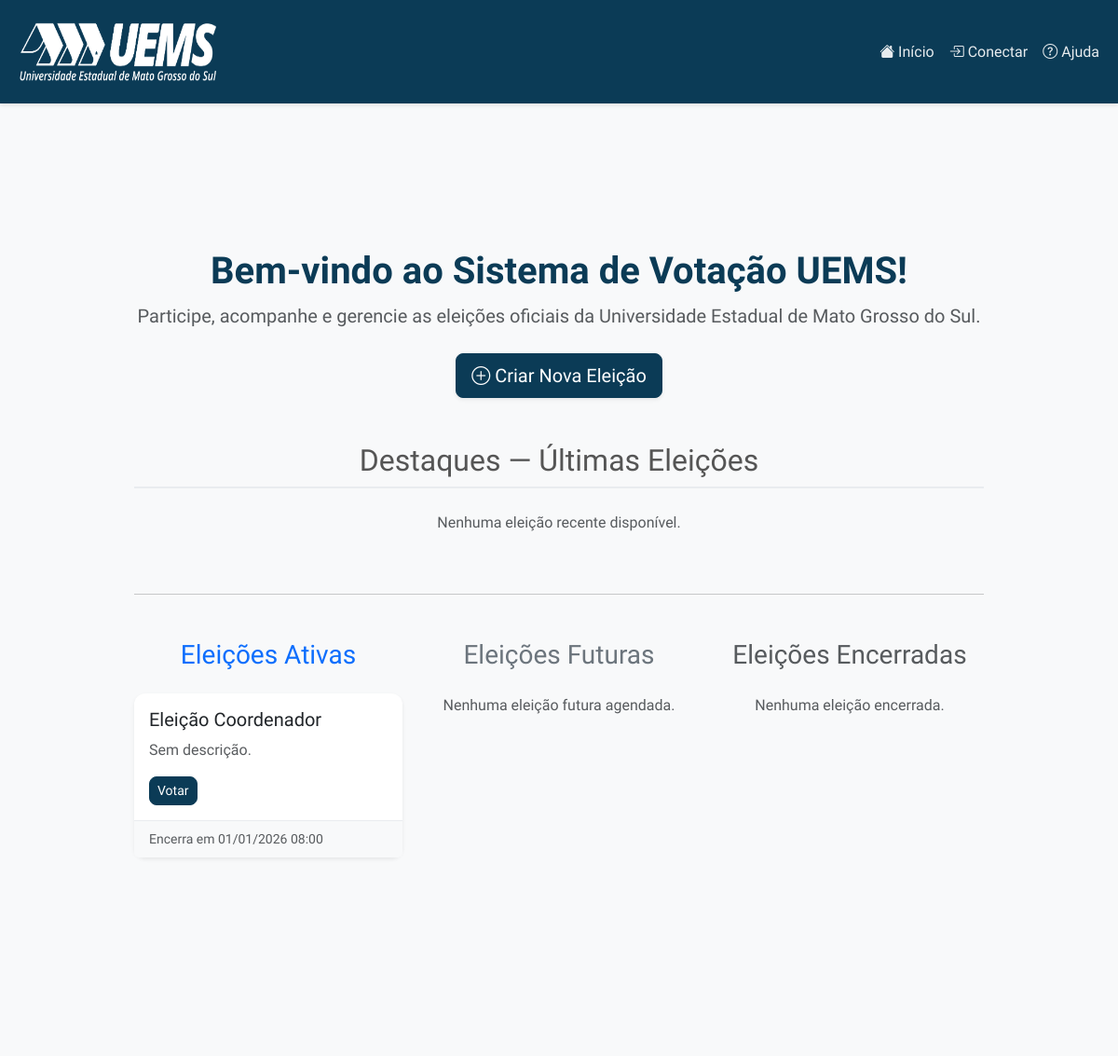
/ (upper part), run on an earlier commit of the app's database.
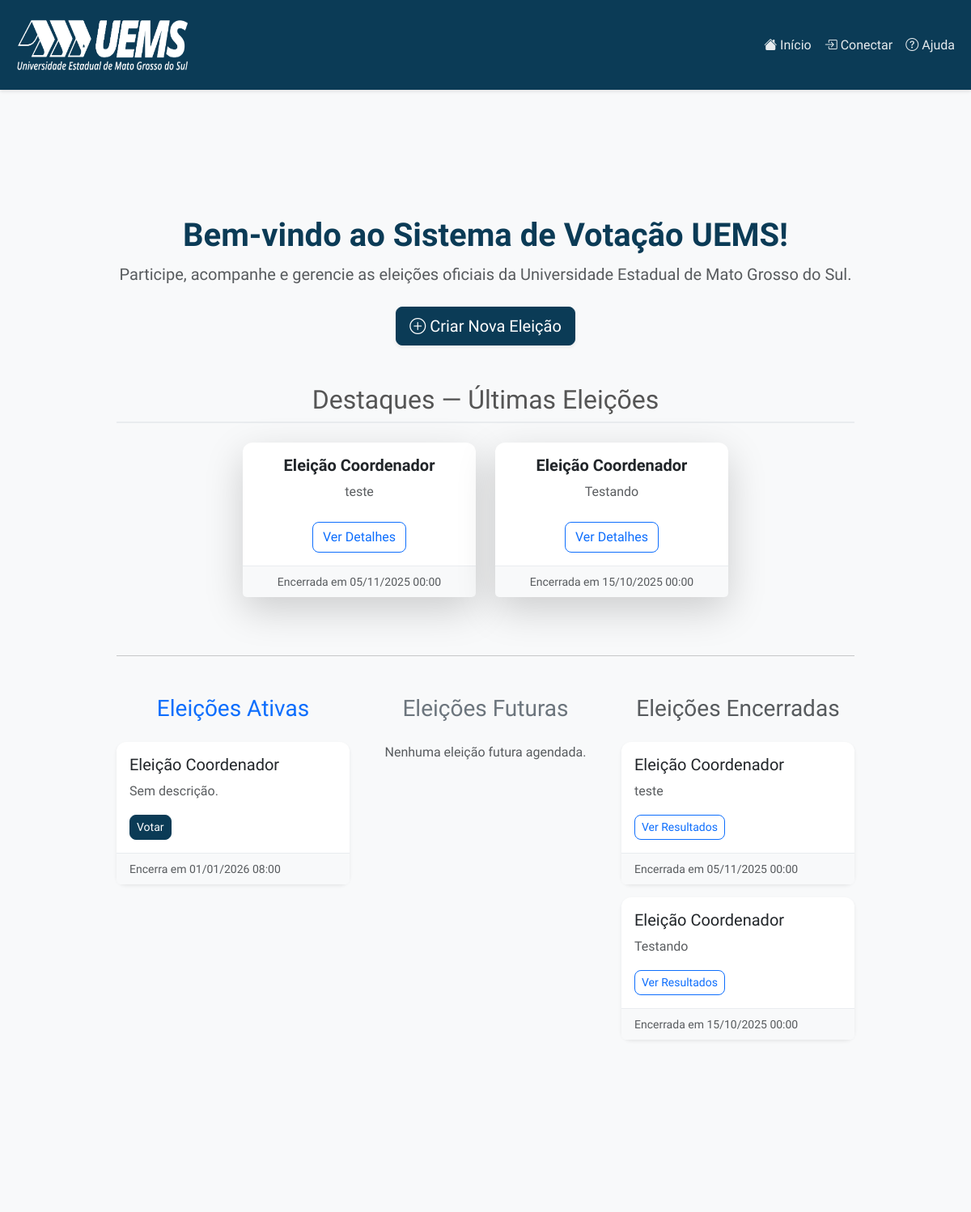
And on a later commit of the database.
### core/models.py (models this page shows, shortened)
class Election(models.Model):
    theme = models.CharField(max_length=200, verbose_name='Tema')
    description = models.TextField(blank=True, null=True, verbose_name='Descrição')
    start_date = models.DateTimeField(verbose_name='Início')
    end_date = models.DateTimeField(verbose_name='Fim')
    type = models.CharField(max_length=10, choices=ELECTION_TYPE_CHOICES, default='single', verbose_name='Tipo de Voto')
    document = models.FileField(upload_to='election_documents/', blank=True, null=True, verbose_name='Documento')
    created_by = models.ForeignKey(User, on_delete=models.SET_NULL, null=True, verbose_name='Criado por')
    is_published = models.BooleanField(default=False)

### core/views.py (the view)
# urls.py: path('', views.home, name='home'),
def home(request):
    now = timezone.now()
    ativas = Election.objects.filter(
        is_published=True,
        start_date__lte=now,
        end_date__gte=now
    ).order_by('end_date')[:4]
    futuras = Election.objects.filter(
        is_published=True,
        start_date__gt=now
    ).order_by('start_date')[:4]
    encerradas = Election.objects.filter(
        is_published=True,
        end_date__lt=now
    ).order_by('-end_date')[:4]
    recentes = Election.objects.filter(
        is_published=True,
        end_date__lt=now
    ).order_by('-end_date')[:3]
    show_more_active = Election.objects.filter(
        is_published=True, start_date__lte=now, end_date__gte=now
    ).count() > 4
    show_more_future = Election.objects.filter(
        is_published=True, start_date__gt=now
    ).count() > 4
    show_more_closed = Election.objects.filter(
        is_published=True, end_date__lt=now
    ).count() > 4
    return render(request, "core/pages/home.html", {
        "ativas": ativas,
        "futuras": futuras,
        "encerradas": encerradas,
        "recentes": recentes,
        "show_more_active": show_more_active,
        "show_more_future": show_more_future,
        "show_more_closed": show_more_closed,
    })

### core/templates/core/pages/home.html (shortened to what the changed rows need)
{% extends 'core/base.html' %}
{% load static %}
{% block content %}
<div class="container mt-5">
    <div class="text-center mb-5">
        <h1 class="fw-bold">Bem-vindo ao Sistema de Votação UEMS!</h1>
    </div>
    <section class="mb-5">
        <h2 class="text-center mb-4">Destaques — Últimas Eleições</h2>
        <div class="row justify-content-center">
            {% for eleicao in recentes %}
            <div class="col-md-4 mb-4">
                <div class="card border-0 shadow-lg h-100">
                    <div class="card-body text-center">
                        <h5 class="card-title fw-bold">{{ eleicao.theme }}</h5>
                        <p class="card-text text-muted">{{ eleicao.description|default:"Sem descrição."|truncatechars:100 }}</p>
                        <a href="{% url 'election_results' eleicao.id %}" class="btn btn-outline-primary mt-2">Ver Detalhes</a>
                    </div>
                    <div class="card-footer bg-light text-muted text-center small">
                        Encerrada em {{ eleicao.end_date|date:"d/m/Y H:i" }}
                    </div>
                </div>
            </div>
            {% empty %}
            <p class="text-center text-muted">Nenhuma eleição recente disponível.</p>
            {% endfor %}
        </div>
    </section>
    <div class="row">
        <div class="col-md-4 mb-4">
            {% for eleicao in ativas %}
            <div class="card shadow-sm border-0 mb-3">
                <div class="card-body">
                    <h5 class="card-title">{{ eleicao.theme }}</h5>
                    <p class="card-text text-muted">{{ eleicao.description|default:"Sem descrição."|truncatechars:100 }}</p>
                    <a href="{% url 'vote' eleicao.id %}" class="btn btn-primary btn-sm">Votar</a>
                </div>
                <div class="card-footer text-muted small">
                    Encerra em {{ eleicao.end_date|date:"d/m/Y H:i" }}
                </div>
            </div>
            {% empty %}
            <p class="text-center text-muted">Nenhuma eleição ativa no momento.</p>
            {% endfor %}
        </div>
        <div class="col-md-4 mb-4">
            <h3 class="text-center text-muted mb-4">Eleições Encerradas</h3>
            {% for eleicao in encerradas %}
            <div class="card shadow-sm border-0 mb-3">
                <div class="card-body">
                    <h5 class="card-title">{{ eleicao.theme }}</h5>
                    <p class="card-text text-muted">{{ eleicao.description|default:"Sem descrição."|truncatechars:100 }}</p>
                    <a href="{% url 'election_results' eleicao.id %}" class="btn btn-outline-primary btn-sm">Ver Resultados</a>
                </div>
                <div class="card-footer text-muted small">
                    Encerrada em {{ eleicao.end_date|date:"d/m/Y H:i" }}
                </div>
            </div>
            {% empty %}
            <p class="text-center text-muted">Nenhuma eleição encerrada.</p>
            {% endfor %}
        </div>
    </div>
</div>
{% endblock %}

What changed in the data, as far as the page shows it:
added Election: theme "Eleição Coordenador", description "teste", end_date "05/11/2025 00:00"
added Election: theme "Eleição Coordenador", description "Testando", end_date "15/10/2025 00:00"
Also different on the page:
text no longer shown: "Nenhuma eleição recente disponível. Nenhuma eleição encerrada."
